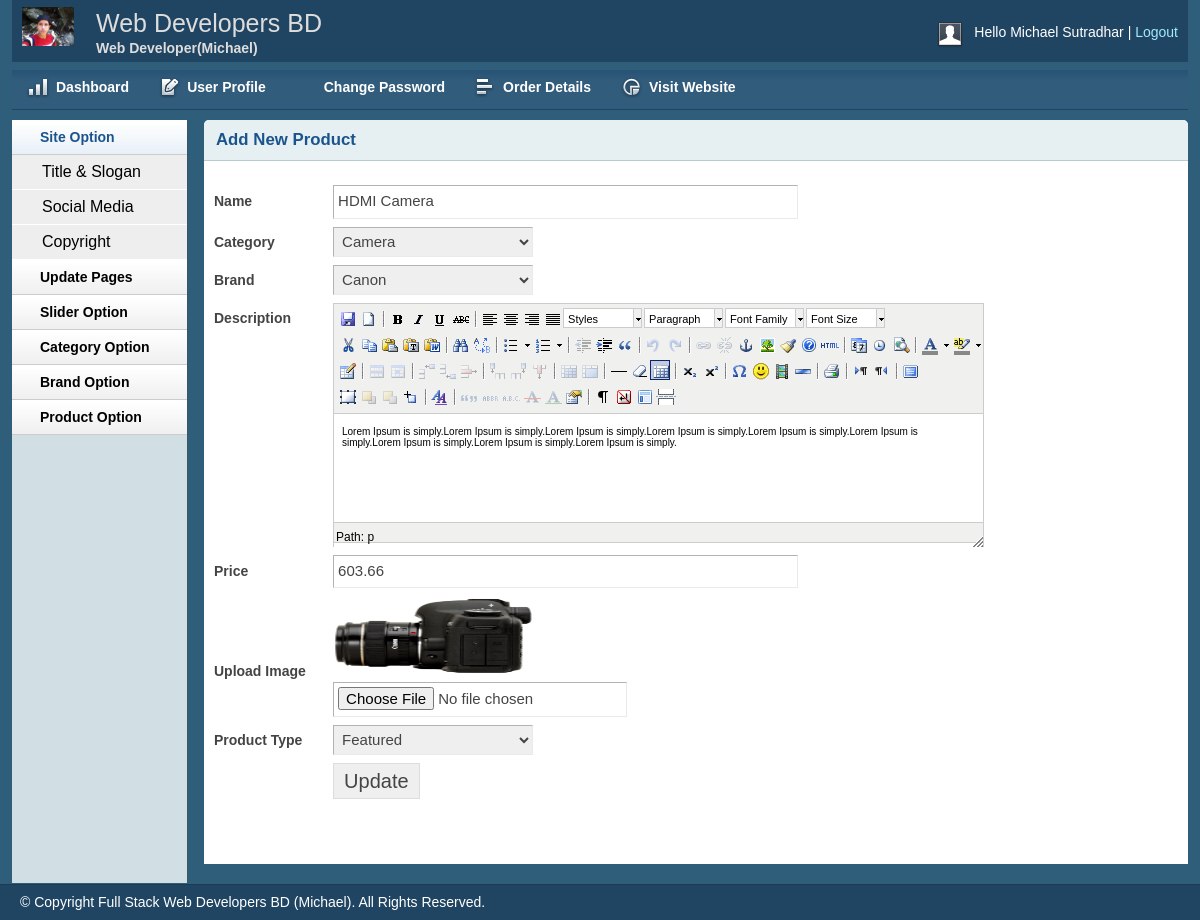
The app's page /shop/admin/productedit.php?proId=36 (signed in) with its own data.
### tables this page shows
CREATE TABLE `tbl_product` (
  `productId` int(11) NOT NULL,
  `productName` varchar(255) NOT NULL,
  `catId` int(11) NOT NULL,
  `brandId` int(11) NOT NULL,
  `body` text NOT NULL,
  `price` float(10,2) NOT NULL,
  `image` varchar(255) NOT NULL,
  `type` tinyint(4) NOT NULL DEFAULT '0'
);

CREATE TABLE `tbl_category` (
  `catId` int(11) NOT NULL,
  `catName` varchar(255) NOT NULL
);

CREATE TABLE `tbl_brand` (
  `brandId` int(11) NOT NULL,
  `brandName` varchar(255) NOT NULL
);

### shop/lib/Database.php (called while the page is built, shortened)
<?php
Class Database{
 public $host   = DB_HOST;
 public $user   = DB_USER;
 public $pass   = DB_PASS;
 public $dbname = DB_NAME;
 public $link;
private function connectDB(){
 $this->link = new mysqli($this->host, $this->user, $this->pass,
  $this->dbname);
 }
public function select($query){
  $result = $this->link->query($query) or
   die($this->link->error.__LINE__);
  if($result->num_rows > 0){
    return $result;
  } else {
    return false;
  }
 }
}

### shop/classes/Product.php (called while the page is built, shortened)
<?php
    $filepath = realpath(dirname(__FILE__));
    include_once ($filepath.'/../lib/Database.php');
?>
<?php
class Product {
    private $db;
    public function __construct() {
        $this->db = new Database();
    }
    public function getProductById($id){
        $query = "SELECT * FROM tbl_product WHERE productId = '$id'";
        $result = $this->db->select($query);
        return $result;
    }
 }

### shop/classes/Category.php (called while the page is built, shortened)
<?php
    $filepath = realpath(dirname(__FILE__));
    include_once ($filepath.'/../lib/Database.php');
?>
<?php
class Category {
    private $db;
    public function __construct() {
        $this->db = new Database();
    }
    public function getAllcat(){
        $query = "SELECT * FROM tbl_category ORDER BY catId DESC";
        $result = $this->db->select($query);
        return $result;
    }
}

### shop/classes/Brand.php (called while the page is built, shortened)
<?php
    $filepath = realpath(dirname(__FILE__));
    include_once ($filepath.'/../lib/Database.php');
?>
<?php
class Brand{
    private $db;
    public function __construct() {
        $this->db = new Database();
    }
    public function getAllbrand(){
        $query = "SELECT * FROM tbl_brand ORDER BY brandId DESC";
        $result = $this->db->select($query);
        return $result;
    }
}
?>

### shop/admin/productedit.php (the view, shortened to what this page needs)
<?php include 'inc/header.php';?>
<?php include 'inc/sidebar.php';?>
<?php include '../classes/Product.php';?>
<?php include '../classes/Category.php';?>
<?php include '../classes/Brand.php';?>
<?php
if(!isset($_GET['proId']) OR $_GET['proId'] == NULL){
    echo "<script>window.location = 'productlist.php';</script>";
}else{
    $id = preg_replace('/[^-a-zA-Z0-9_]/','',$_GET['proId']);
}
$pd = new Product();
?>
<div class="grid_10">
    <div class="box round first grid">
        <h2>Add New Product</h2>
        <div class="block">
            <?php
            $getproduct = $pd->getProductById($id);
            if($getproduct){
                while($value = $getproduct->fetch_assoc()){
            ?>
         <form action="" method="post" enctype="multipart/form-data">
            <table class="form">
                <tr>
                    <td>
                        <label>Name</label>
                    </td>
                    <td>
                        <input type="text" name ="productName" value = "<?php echo $value['productName'];?>"  class="medium" />
                    </td>
                </tr>
				<tr>
                    <td>
                        <label>Category</label>
                    </td>
                    <td>
                        <select id="select" name="catId">
                            <?php
                            $cat =new Category();
                            $getCat = $cat->getAllcat();
                            if($getCat){
                                while($result =$getCat->fetch_assoc()){
                            ?>
                            <option
                              <?php
                              if($value['catId']==$result['catId']){ ?>
                                  selected = "selected"
                              <?php } ?>
                            value="<?php echo $result['catId'] ?>"><?php echo $result['catName']?>
                            </option>
                            <?php } } ?>
                        </select>
                    </td>
                </tr>
				<tr>
                    <td>
                        <label>Brand</label>
                    </td>
                    <td>
                        <select id="select" name="brandId">
                            <?php
                            $brand =new Brand();
                            $getBrand =$brand->getAllbrand();
                            if($getBrand){
                                while ($result=$getBrand->fetch_assoc()){
                            ?>
                            <option
                            <?php
                              if($value['brandId']==$result['brandId']){ ?>
                                  selected = "selected"
                              <?php } ?>
                            value="<?php echo $result['brandId'] ?>"><?php echo $result['brandName']?>
                            </option>
                            <?php }}?>
                        </select>
                    </td>
                </tr>
				 <tr>
                    <td style="vertical-align: top; padding-top: 9px;">
                        <label>Description</label>
                    </td>
                    <td>
                    </td>
                </tr>
				<tr>
                    <td>
                        <label>Price</label>
                    </td>
                    <td>
                        <input type="text" name ="price" value="<?php echo $value['price'];?>" class="medium" />
                    </td>
                </tr>
                <tr>
                    <td>
                        <label>Upload Image</label>
                    </td>
                    <td>
                        <img src="<?php echo $value['image'] ;?>" height="80px" width="200px"><br>
                        <input type="file" name="image" />
                    </td>
                </tr>
				<tr>
                    <td>
                        <label>Product Type</label>
                    </td>
                    <td>
                        <select id="select" name="type">
                            <?php if($value['type'] == 0){ ?>
                             <option  selected="selected" value="0">Featured</option>
                            <?php } else { ?>
                            <option selected="selected" value="1">General</option>
                            <option value="0">Featured</option>
                            <?php } ?>
                        </select>
                    </td>
                </tr>
				<tr>
                    <td></td>
                    <td>
                        <input type="submit" name="submit" Value="Update" />
                    </td>
                </tr>
            </table>
            </form>
            <?php } } ?>
        </div>
    </div>
</div>
<?php include 'inc/footer.php';?>

### shop/admin/css/text.css (style rules this page uses)
body { font: 13px/1.5 Tahoma, Helvetica, Arial, 'Liberation Sans', FreeSans, sans-serif; }
h2 { font-size: 23px; }
p, dl, hr, h1, h2, h3, h4, h5, h6, ol, ul, pre, table, address, fieldset { margin-bottom: 20px; }

### shop/admin/css/grid.css (style rules this page uses)
.grid_1, .grid_2, .grid_3, .grid_4, .grid_5, .grid_6, .grid_7, .grid_8, .grid_9, .grid_10, .grid_11, .grid_12, .grid_13, .grid_14, .grid_15, .grid_16 { display: inline; float: left; margin-left: 1%; margin-right: 1%; }
.container_12 .grid_10 { width: 81.333%; }

### shop/admin/css/layout.css (style rules this page uses)
body { background: #fff none repeat scroll 0 0; color: #444; font-size: 14px; padding: 0; }
h1, h2, h3, h4, h5, h6 { line-height:1.2em; margin-bottom:.3em; }
h2 { margin-top:1em; }
.box { background:#fff; margin-bottom:20px; padding:10px 10px 10px 10px; margin-left:-8px; }
.box.grid { padding-bottom:40px; }
.box.round { -moz-border-radius: 5px 5px 0px 0px; -webkit-border-radius: 5px 5px 0px 0px; border-radius: 5px 5px 0px 0px; }
.box h2 { font-size:1.2em; font-weight:bold; color:#1B548D; background:#E6F0F3; margin:-10px -10px 0 -10px; padding:10px 12px; border-bottom:1px solid #B3CBD6; -moz-border-radius: 5px 5px 0px 0px; -webkit-border-radius: 5px 5px 0px 0px; border-radius: 5px 5px 0px 0px; }
.box.first { min-height: 406px; }
.block { padding-top:20px; }
table.form { width:100%; }
table.form td { padding:4px 0px; }
table.form label { font-weight:bold; }
table.form input, table.form select { font-size: 15px; padding: 4px 4px 5px 4px; border-top: 1px solid #b3b3b3; border-left: 1px solid #b3b3b3; border-right: 1px solid #eaeaea; border-bottom: 1px solid #eaeaea; }
table.form input[type="submit"] { border: 1px solid #ddd; color: #444; cursor: pointer; font-size: 20px; padding: 2px 10px; }
input.medium { width: 55%; }
.block { padding-bottom:1px; }
table.form select { width:200px; }

### shop/admin/js/tiny-mce/themes/advanced/skins/default/content.css (style rules this page uses)
body, td, pre { color:#000; font-family:Verdana, Arial, Helvetica, sans-serif; font-size:10px; margin:8px; }
body { background:#FFF; }
h2 { font-size: 1.5em }
img { border:0; }
table, img, hr, .mceItemAnchor { cursor:default }
table td, table th { cursor:text }

### records on screen
tbl_product: productName "HDMI Camera", catId "Camera", brandId "Canon", price "603.66", image (picture), type "Featured"

### other values on screen
Session::get('adminName') "Michael Sutradhar"
